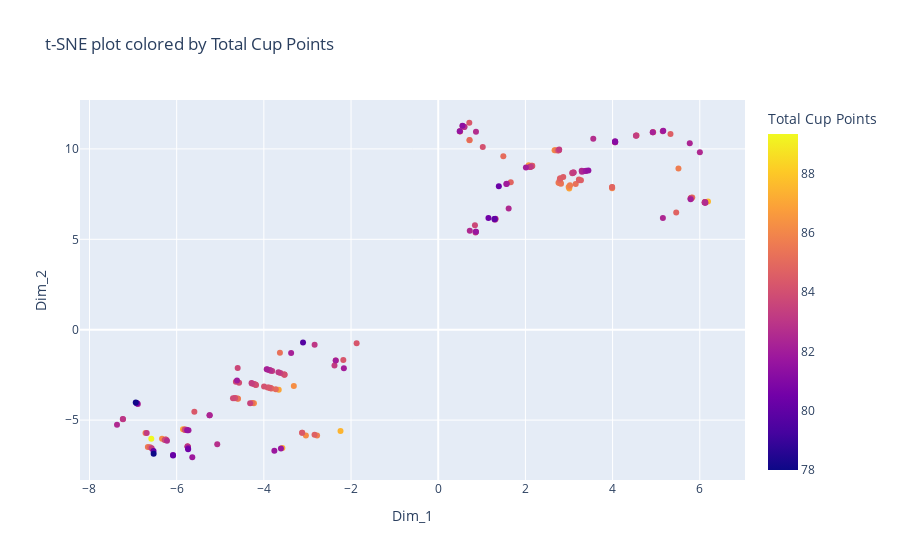

Write notebook code for a chart like this one.
### Markdown cell above
**Interpretando o resultado:**

1. No geral, `Sabor`, `Retrogosto`, `Equilíbrio`, `Acidez`, `Aroma`, `Corpo`: Estas variáveis têm fortes correlações positivas com 'Total Cup Points'. Isso significa que à medida que essas variáveis aumentam, o 'Total Cup Points' também tende a aumentar. Por exemplo, uma classificação `'Geral'` ou 'Sabor' mais alta está associada a uma pontuação mais alta de 'Total de Pontos da Copa'.

2. `Método de Processamento_Descascado natural / mel, Altitude, Idade do Café, Método de Processamento_Lavado / Úmido`: Essas variáveis têm correlações positivas fracas com 'Total de Pontos de Copa'. Isso sugere que essas variáveis podem ter um leve efeito positivo no 'Total Cup Points', mas a relação não é tão forte quanto as variáveis anteriores.

3. 'Porcentagem de Umidade', 'Defeitos de Categoria Um': Essas variáveis têm correlações negativas fracas com 'Total de Pontos de Copa'. Isso significa que, à medida que essas variáveis aumentam, o 'Total Cup Points' tende a diminuir ligeiramente. No entanto, a correlação é fraca, portanto essas variáveis podem não ter um impacto significativo no 'Total de pontos da Copa'.

4. `Método de Processamento_Natural / Seco`, `Defeitos de Categoria Dois`, `Quakers`: Estas variáveis têm correlações negativas moderadas com 'Total Cup Points'. Isso sugere que, à medida que essas variáveis aumentam, o 'Total Cup Points' tende a diminuir. Por exemplo, um número maior de 'Defeitos de Categoria Dois' ou 'Quakers' está associado a uma pontuação mais baixa de 'Total de Pontos na Copa'.

# <span style="color:#E888BB; font-size: 1%;">4 | PREDICTIVE ANALYSIS</span>
<div style="padding: 30px;color:white;margin:10;font-size:150%;text-align:left;display:fill;border-radius:10px;background-color:#F1C40F;overflow:hidden;background-image: url(https://images.pexels.com/photos/942802/pexels-photo-942802.jpeg?auto=compress&cs=tinysrgb&w=1260&h=750&dpr=1)"><b><span style='color:white'>4 | ANÁLISE PREDITIVA</span></b> </div>

## <div style="padding: 20px;color:white;margin:10;font-size:90%;text-align:left;display:fill;border-radius:10px;overflow:hidden;background-image: url(https://w0.peakpx.com/wallpaper/957/661/HD-wallpaper-white-marble-white-stone-texture-marble-stone-background-white-stone.jpg)"><b><span style='color:black'> 1. Análise de agrupamento </span></b> </div>

### <b><span style='color:#85BB65'>|</span> Pré-processando</b> 

<br>

A etapa de pré-processamento envolveu a codificação de variáveis categóricas e escala MinMax para variáveis numéricas:

#### **<span style='color:#85BB65'>Codificação do rótulo:</span>** 
 A codificação de rótulos foi aplicada aos recursos categóricos. As categorias de cada recurso receberam um rótulo numérico exclusivo.

#### **<span style='color:#85BB65'>Escalonamento MinMax:</span>** 
 A escala MinMax foi aplicada aos recursos numéricos. Esse método de dimensionamento transforma os dados para caber em um intervalo específico, geralmente (0, 1). Neste caso, numeric_features foram escalados.

### Code cell
# Create a copy of the dataframe to not alter the original
df_preprocessed = df.copy()

# Preprocessing: Label encoding for categorical variables
le = LabelEncoder()
categorical_features = ['Country of Origin', 'Processing Method', 'Color']
for feature in categorical_features:
    df_preprocessed[feature] = le.fit_transform(df[feature])

# Preprocessing: MinMax scaling for numerical/ratio variables
mm = MinMaxScaler()
numerical_features = ['Altitude', 'Aroma', 'Flavor', 'Aftertaste', 'Acidity', 'Body', 'Balance', 'Overall', 'Total Cup Points', 'Moisture Percentage', 'Category One Defects', 'Quakers', 'Category Two Defects', 'Coffee Age']
for feature in numerical_features:
    df_preprocessed[feature] = mm.fit_transform(df[feature].values.reshape(-1,1))
    
# Apply t-SNE with different perplexity and learning rate
tsne = TSNE(n_components=2, random_state=42, perplexity=50, learning_rate=200)
tsne_results = tsne.fit_transform(df_preprocessed)

# Plotly Interactive plot
df_tsne = pd.DataFrame(data = tsne_results, columns = ['Dim_1', 'Dim_2'])
df_tsne['Total Cup Points'] = df['Total Cup Points']
fig = px.scatter(df_tsne, x='Dim_1', y='Dim_2', color='Total Cup Points', title='t-SNE plot colored by Total Cup Points')
fig.show()

### Figure 1 — Plotly figure (JSON) as saved in the notebook; plotly's stock layout.template omitted (floating-point values rounded to 4 significant figures; data arrays with more than 128 entries replaced by an {"elided": "..."} marker saying what was removed)
{"data": [{"hovertemplate": "Dim_1=%{x}<br>Dim_2=%{y}<br>Total Cup Points=%{marker.color}<extra></extra>", "legendgroup": "", "marker": {"color": {"elided": "207 float values"}, "coloraxis": "coloraxis", "symbol": "circle"}, "mode": "markers", "name": "", "orientation": "v", "showlegend": false, "type": "scatter", "x": {"elided": "207 float values"}, "xaxis": "x", "y": {"elided": "207 float values"}, "yaxis": "y"}], "layout": {"coloraxis": {"colorbar": {"title": {"text": "Total Cup Points"}}, "colorscale": [[0, "#0d0887"], [0.1111, "#46039f"], [0.2222, "#7201a8"], [0.3333, "#9c179e"], [0.4444, "#bd3786"], [0.5556, "#d8576b"], [0.6667, "#ed7953"], [0.7778, "#fb9f3a"], [0.8889, "#fdca26"], [1, "#f0f921"]]}, "legend": {"tracegroupgap": 0}, "title": {"text": "t-SNE plot colored by Total Cup Points"}, "xaxis": {"anchor": "y", "domain": [0, 1], "title": {"text": "Dim_1"}}, "yaxis": {"anchor": "x", "domain": [0, 1], "title": {"text": "Dim_2"}}}}
